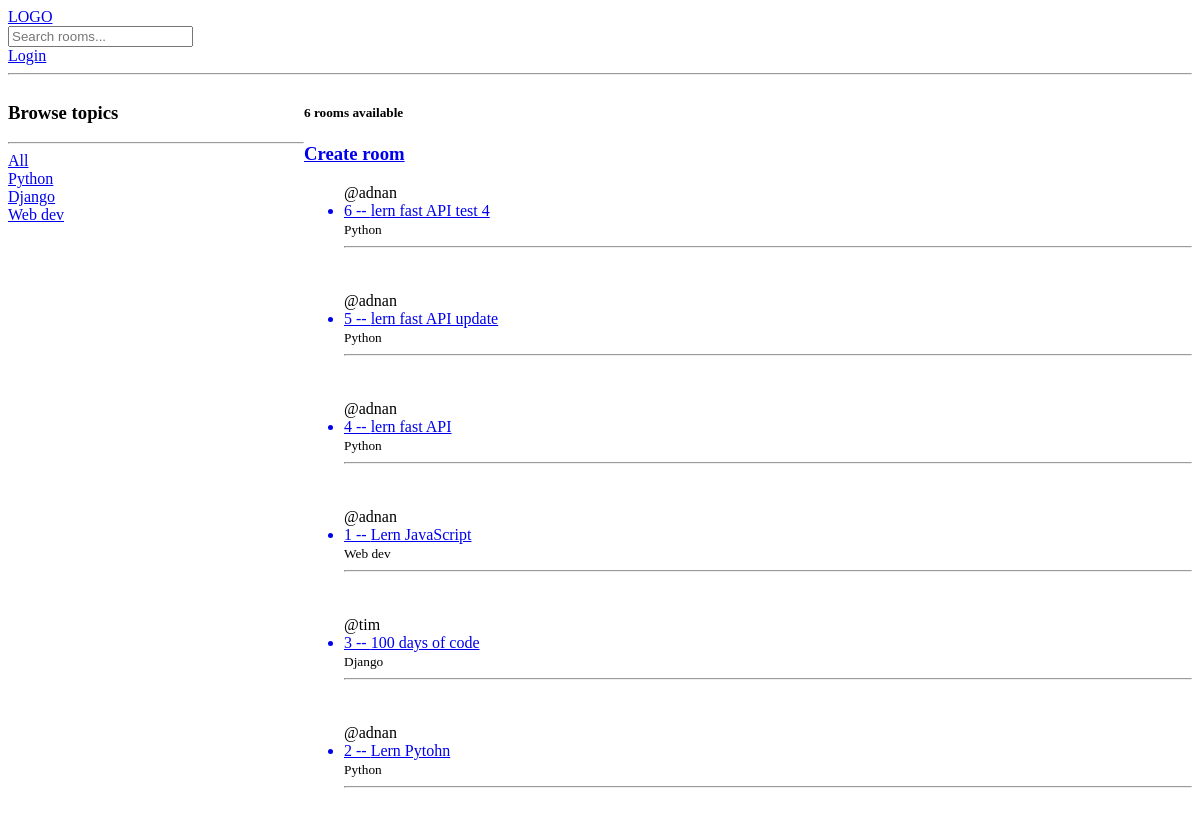
The app's page /, older data.
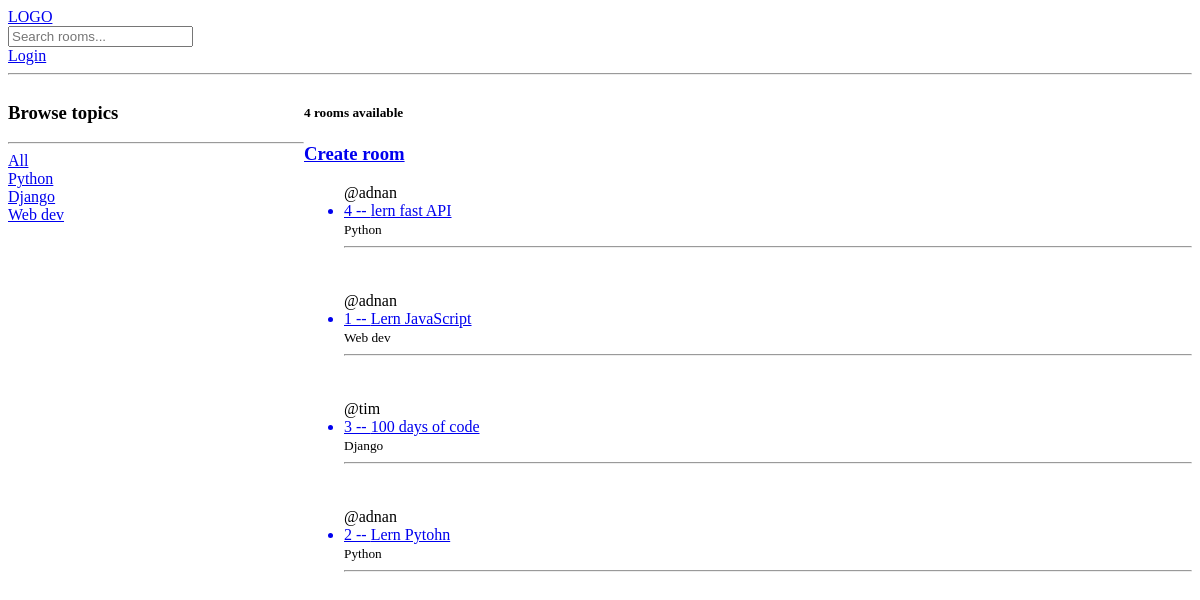
The same page, newer data.
### base/models.py (models this page shows, shortened)
class Topic(models.Model):
    name = models.CharField(max_length=200)

class Room(models.Model):
    host = models.ForeignKey(User, on_delete=models.CASCADE, null=True)
    topic= models.ForeignKey(Topic, on_delete=models.SET_NULL,null=True)
    name = models.CharField(max_length=200)
    description = models.TextField(null=True,blank=True)
    updated = models.DateTimeField(auto_now=True)
    created = models.DateTimeField(auto_now_add=True)
    class Meta:
        ordering = ['-updated','-created']

### base/views.py (the view)
# urls.py: path('',home, name="home" ),
def home(request):
    q = request.GET.get('q') if request.GET.get('q') != None else ''
    rooms = Room.objects.filter(Q(topic__name__icontains=q) |
    Q(name__icontains=q) |
    Q(description__icontains=q)
     )
    topics = Topic.objects.all()
    room_count = rooms.count()
    context ={
        'rooms':rooms,
        'topics':topics,
        'count': room_count
    }
    return render(request, 'base/home.html', context)

### base/templates/base/home.html (shortened to what this page needs)
{% extends 'main.html' %} {%block content%}
<div class="home-container">
	<div>
		<h3>Browse topics</h3>
		<hr />
		<div>
			<a href="{% url 'home' %}">All</a>
		</div>
		{% for topic in topics %}
		<div>
			<a href="{% url 'home' %}?q={{topic.name}}"> {{topic.name}} </a>
		</div>
		{% endfor %}
	</div>
	<div>
		<h5>{{count}} rooms available</h5>
		<a href="{% url 'create-room' %}"><h3>Create room</h3></a>
		<ul>
			{% for room in rooms %}
			<span>@{{room.host}}</span>
			<a href="{% url 'room' room.id %}">
				<li>{{room.id}} -- {{room.name}}</li>
			</a>
			<small>{{room.topic.name}}</small>
			<hr />
			<br />
			<br />
			{% endfor %}
		</ul>
	</div>
</div>
{%endblock%}

### templates/main.html (shortened to what this page needs)
<!DOCTYPE html>
<html lang="en">
	<head>
	</head>
	<body>
		{% include 'navbar.html' %}  {% block content %} {% endblock %}
	</body>
</html>

### templates/navbar.html
<a href="/"> LOGO </a>
<form method="GET" action="{% url 'home' %}">
	<input type="text" name="q" placeholder="Search rooms..." />
</form>
{% if request.user.is_authenticated %}
<a href="{% url 'logout' %}">Logout</a>
{% else %}
<a href="{%url 'login'%}">Login</a>
{% endif %}
<hr />

### base/templates/base/home.html (style rules this page uses)
.home-container { display: grid; grid-template-columns: 1fr 3fr; }

Row changes from the older to the newer data that the page shows:
removed Room: host "adnan", id "6", name "lern fast API test 4", topic.name "Python"
removed Room: host "adnan", id "5", name "lern fast API update", topic.name "Python"
Text that changed along with them:
{{ count }}: "6" → "4"
